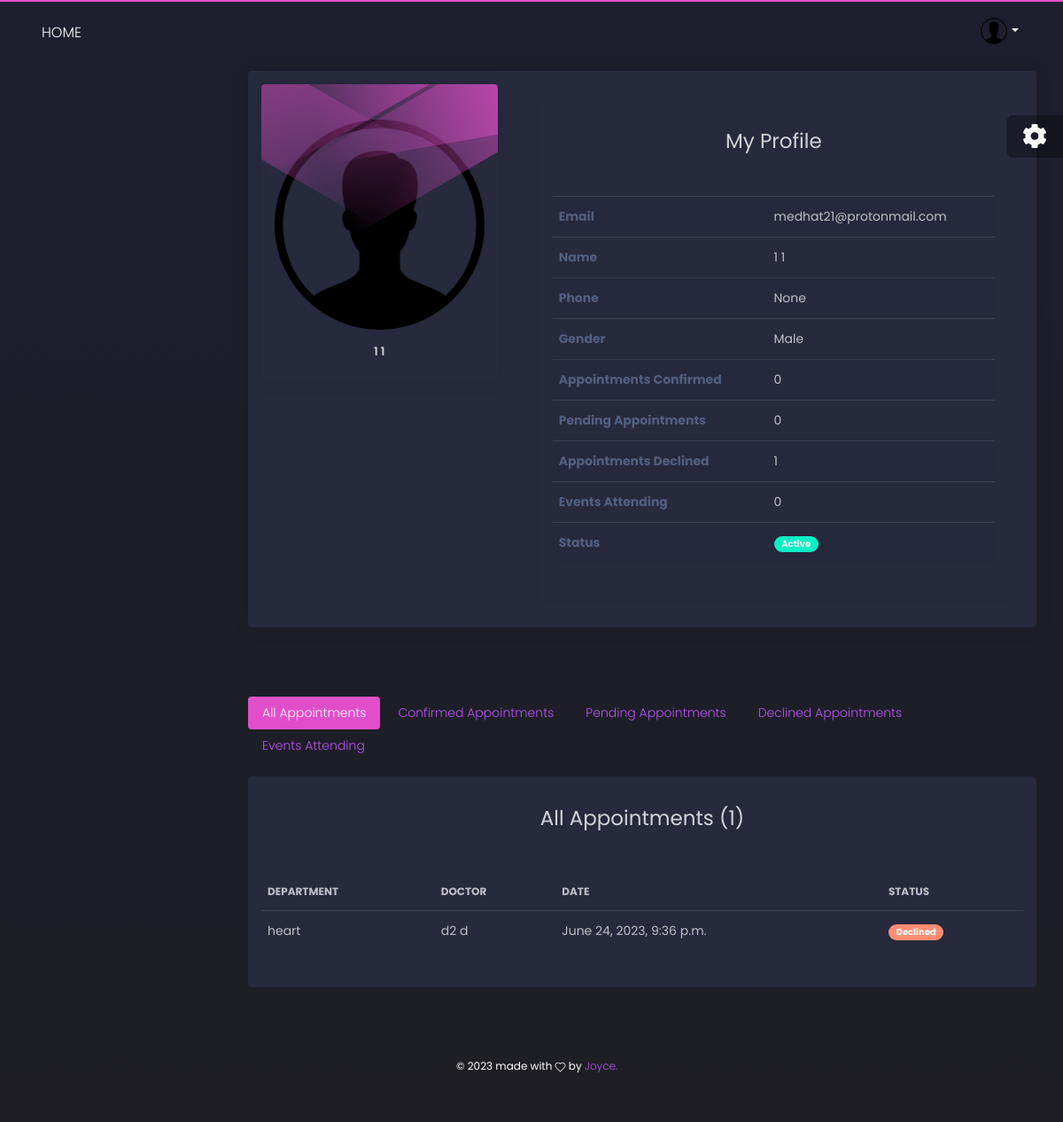
Page /profile/ (signed in) on the earlier database version.
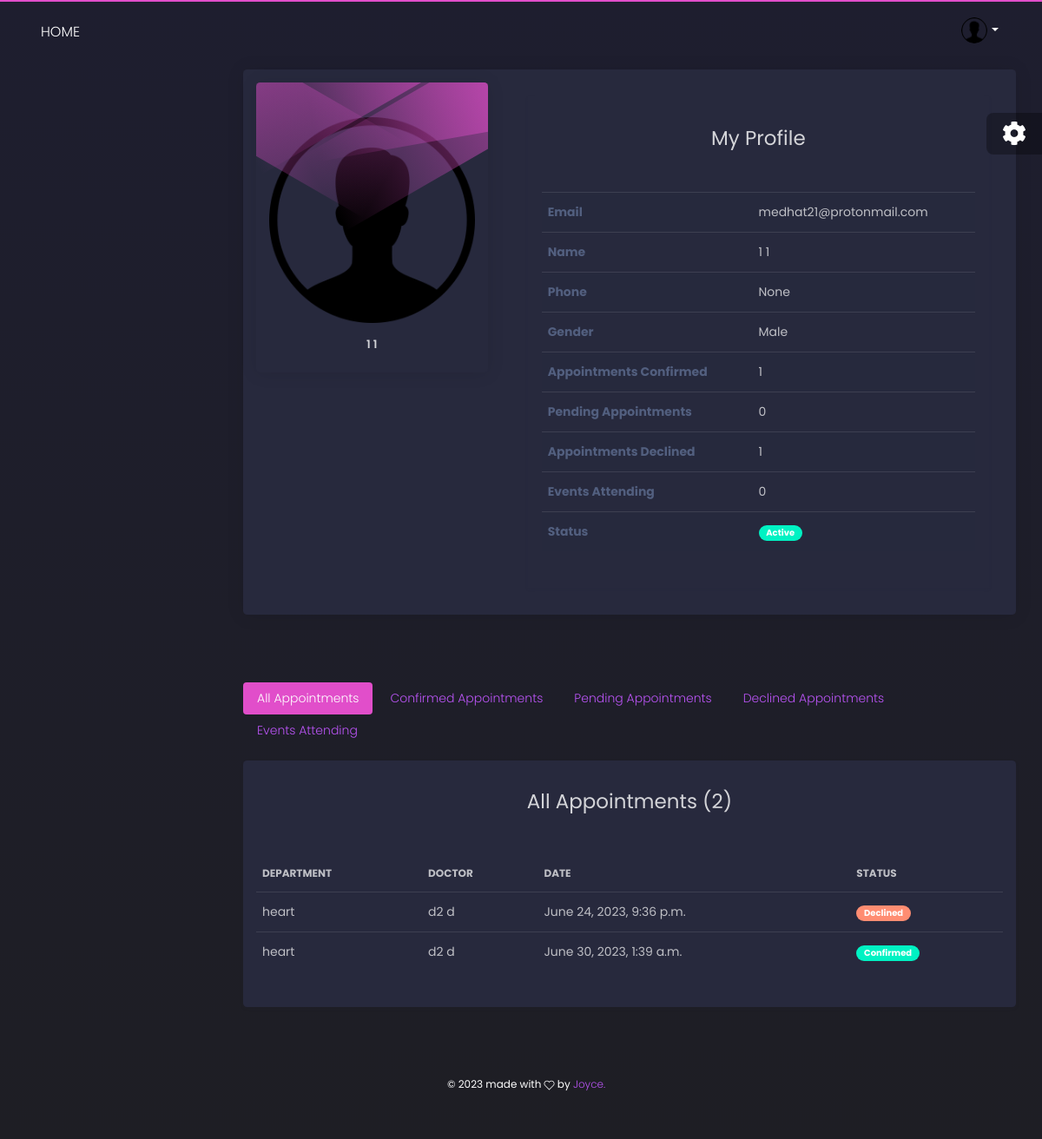
Same page on the later database version.
### users/models.py (models this page shows, shortened)
class UserAccount(AbstractUser):
    email = models.EmailField(unique=True)
    first_name = models.CharField(max_length=50)
    last_name = models.CharField(max_length=50)
    photo = models.ImageField(upload_to='users/profile-photos/', null=True)
    phone_number = models.CharField(max_length=50, null=True, blank=True)
    role = models.CharField(max_length=30,choices=ROLE_CHOICES,default='admin')
    gender = models.CharField(max_length=20, choices=GENDER_CHOICES, default='male')
    date_of_birth = models.DateField(null=True, blank=True)
    staff_id = models.CharField(max_length=50, null=True, blank=True)
    id_no = models.PositiveIntegerField(null=True, blank=True)
    specializations = models.ManyToManyField(Specialization, related_name='doctors', blank=True)
    is_available = models.BooleanField(default=True)
    department = models.ForeignKey(Department, on_delete=models.CASCADE, null=True, blank=True, related_name='users')
    bio = models.TextField(default='Aut maiores voluptates amet et quis praesentium qui senda para')
    USERNAME_FIELD = 'email'
    REQUIRED_FIELDS = ['first_name', 'last_name',]
    objects = UserAccountManager()

class CommonInfo(models.Model):
    created_at = models.DateTimeField(auto_now_add=True)
    last_update = models.DateTimeField(auto_now=True)
    class Meta:
        abstract = True

class Department(CommonInfo):
    name = models.CharField(max_length=254)
    description = models.TextField()
    cover_photo = models.ImageField(upload_to="departments/cover_photos/")
    created_at = models.DateTimeField(auto_now_add=True)
    last_update = models.DateTimeField(auto_now=True)
    class Meta:
        ordering = ('name',)

### core/models.py (models this page shows, shortened)
class CommonInfo(models.Model):
    created_at = models.DateTimeField(auto_now_add=True)
    last_update = models.DateTimeField(auto_now=True)
    class Meta:
        abstract = True

class Appointment(CommonInfo):
    department = models.ForeignKey(Department, on_delete=models.CASCADE, related_name='appointments', null=True, blank=True)
    doctor = models.ForeignKey(User, on_delete=models.CASCADE, limit_choices_to={'role': 'doctor'}, related_name='appointments_requested', blank=True, null=True)
    patient = models.ForeignKey(User, on_delete=models.CASCADE, related_name='appointments_made', null=True, blank=True)
    date = models.DateTimeField()
    name = models.CharField(max_length=255, null=True, blank=True)
    phone = models.CharField(max_length=255, null=True, blank=True)
    email = models.EmailField(max_length=255, null=True, blank=True)
    message = models.TextField(default='-')
    status = models.CharField(max_length=15, choices=STATUS_CHOICES, default='pending')
    confirmed_by = models.ForeignKey(User, on_delete=models.CASCADE, related_name='appointments_confirmed', blank=True, null=True)
    class Meta:
        unique_together = ('doctor', 'date', )

### home/views.py (the view)
# urls.py: path('profile/',UserProfilePage.as_view(), name='my_profile'),
class UserProfilePage(LoginRequiredMixin, TemplateView):
    template_name = 'main/profile.html'
    model = User
    def get_context_data(self, **kwargs):
        user = self.request.user
        context = super().get_context_data(**kwargs)
        context['user'] = user
        context["all_appointments"] = Appointment.objects.filter(
            patient=user)
        context["pending_appointments"] = Appointment.objects.filter(
            patient=user, status='pending')
        context["confirmed_appointments"] = Appointment.objects.filter(
            patient=user, status='confirmed')
        context["declined_appointments"] = Appointment.objects.filter(
            patient=user, status='declined')
        context["events_attending"] = user.events_attending.all().order_by('-pk')
        return context

### templates/main/profile.html (shortened to what this page needs)
{% extends 'dashboard/base.html' %}
{% load static %}
{% block content %}
<div class="row">
    <div class="col-md-12">
        <div class="card">
            <div class="card-body">
                <div class="row">
                    <div class="col-md-4">
                        <div class="card card-user">
                            <div class="card-body">
                                <p class="card-text">
                                <div class="author">
                                    <div class="block block-two"></div>
                                    <div class="block block-three"></div>
                                    <div class="block block-four"></div>
                                    <a href="javascript:void(0)">
                                        <div class="mb-3">
                                            {% if not user.photo %}
                                            <img src="{% static 'dashboard/img/user_icon.png' %}" alt="{{ user.get_full_name }}">
                                            {% else %}
                                            <img src="{{ user.photo.url }}" alt="{{ user.get_full_name }}"
                                                class="rounded-circle">
                                            {% endif %}
                                        </div>
                                        <h5 class="title">{{ user.get_full_name }}</h5>
                                    </a>
                                </div>
                                </p>
                            </div>
                        </div>
                    </div>
                    <div class="col-md-8">
                        <div class="m-3 p-3 shadow-sm">
                            <h3 class="text-center py-3">My Profile</h3>
                            <div class="table-responsive">
                                <table class="table table-striped">
                                    <tbody>
                                        <tr>
                                            <th>Email</th>
                                            <td>{{ user.email }}</td>
                                        </tr>
                                        <tr>
                                            <th>Name</th>
                                            <td>{{ user.get_full_name }}</td>
                                        </tr>
                                        <tr>
                                            <th>Phone</th>
                                            <td>{{ user.phone_number }}</td>
                                        </tr>
                                        <tr>
                                            <th>Gender</th>
                                            <td>{{ user.gender }}</td>
                                        </tr>
                                        {% if user.role == 'patient' %}
                                        <tr>
                                            <th>Appointments Confirmed</th>
                                            <td>{{ confirmed_appointments.count }}</td>
                                        </tr>
                                        <tr>
                                            <th>Pending Appointments</th>
                                            <td>{{ pending_appointments.count }}</td>
                                        </tr>
                                        <tr>
                                            <th>Appointments Declined</th>
                                            <td>{{ declined_appointments.count }}</td>
                                        </tr>
                                        {% endif %}
                                        <tr>
                                            <th>Events Attending</th>
                                            <td>{{ events_attending.count }}</td>
                                        </tr>
                                        <tr>
                                            <th>Status</th>
                                            <td>
                                                {% if user.is_active %}
                                                <span class="badge badge-pill badge-success">Active</span>
                                                {% else %}
                                                <span class="badge badge-pill badge-danger">Suspended</span>
                                                {% endif %}
                                            </td>
                                        </tr>
                                    </tbody>
                                </table>
                            </div>
                        </div>
                    </div>
                </div>
            </div>
        </div>
    </div>
</div>
{% if request.user.role == 'patient' %}
<div class="row mt-4">
  <div class="col-md-12  mt-4">
    {% include 'partials/nav-pills/doctors.html' %}
  </div>
  <div class="col-12">
    <div class="row tab-content">
      <div class="col-md-12 mb-4 tab-pane fade show active" id="pills-all" role="tabpanel"
        aria-labelledby="pills-all-tab">
        <div class="card shadow-sm">
            <div class="card-body">
                <h3 class="text-center py-3">All Appointments ({{all_appointments.count}})</h3>
                <div class="table-responsive">
                 <table class="table tablesorter " id="">
                    <thead class=" text-primary">
                      <tr>
                            <th>Department</th>
                            <th>Doctor</th>
                            <th>Date</th>
                            <th>Status</th>
                      </tr>
                    </thead>
                    <tbody>
                      {% for appointment in all_appointments %}
                        <tr>
                            <td> {{ appointment.department.name}}</td>
                            <td> {{ appointment.doctor.get_full_name }}</td>
                            <td> {{ appointment.date }}</td>
                            {% if appointment.status == 'confirmed' %}
                            <td>
                                <span class="badge badge-pill badge-success">Confirmed</span>
                            </td>
                            {% elif appointment.status == 'pending' %}
                            <td>
                                <span class="badge badge-pill badge-info">Pending</span>
                            </td>
                            {% elif appointment.status == 'declined' %}
                            <td>
                                <span class="badge badge-pill badge-warning">Declined</span>
                            </td>
                            {% endif %}
                        </tr>
                        {% empty %}
                            <tr class="text-center">
                                <td colspan="10">No Requested Appointments Yet</td>
                            </tr>
                        {% endfor %}
                    </tbody>
                  </table>
                </div>
            </div>
        </div>
      </div>
  </div>
</div>
{% endif %}
{% endblock %}

### templates/dashboard/base.html (shortened to what this page needs)
{% load static %}
<!DOCTYPE html>
<html lang="en">
<head>
    <link href="https://use.fontawesome.com/releases/v5.0.6/css/all.css" rel="stylesheet">
    <link href="{% static 'dashboard/css/nucleo-icons.css' %}" rel="stylesheet" />
    <link href="{% static 'dashboard/css/black-dashboard.css' %}" rel="stylesheet" />
    <link href="{% static 'dashboard/demo/demo.css' %}" rel="stylesheet" />
</head>
<body>
    <div class="wrapper">
        <div class="main-panel">
            {% include 'dashboard/header.html' %}
            <div class="content">
                    {% block content %}{% endblock %}
                <footer class="footer">
                    <div class="container-fluid">
                        <div class="copyright">
                            ©
                             made with <i class="tim-icons icon-heart-2"></i> by
                            <a href="javascript:void(0)" target="_blank">Joyce. </a>
                        </div>
                    </div>
                </footer>
            </div>
        </div>
    </div>
    <div class="fixed-plugin">
        <div class="dropdown show-dropdown">
          <a href="#" data-toggle="dropdown">
            <i class="fa fa-cog fa-2x"> </i>
          </a>
        </div>
      </div>
</body>
</html>

### templates/dashboard/header.html (shortened to what this page needs)
 {% load static %}
 <nav class="navbar navbar-expand-lg navbar-absolute navbar-transparent">
        <div class="container-fluid">
          <div class="navbar-wrapper">
            <a class="navbar-brand" href="{% url 'home:homepage' %}">Home
            </a>
          </div>
          <div class="collapse navbar-collapse" id="navigation">
            <ul class="navbar-nav ml-auto">
              <li class="dropdown nav-item">
                <a href="#" class="dropdown-toggle nav-link" data-toggle="dropdown">
                  <div class="photo">
                    {% if request.user.is_anonymous or not request.user.photo %}
                    <img src="{% static 'dashboard/img/user_icon.png' %}" alt="Profile Photo">
                    {% else %}
                    <img src="{{ request.user.photo.url }}" alt="{{request.user.first_name}}">
                    {% endif %}
                  </div>
                  <b class="caret d-none d-lg-block d-xl-block"></b>
                </a>
              </li>
            </ul>
          </div>
        </div>
      </nav>

### templates/partials/nav-pills/doctors.html
<ul class="nav nav-pills mb-3" id="pills-tab" role="tablist">
  <li class="nav-item mr-1">
    <a class="nav-link active" id="pills-all-tab" data-toggle="pill" href="#pills-all" role="tab" aria-controls="pills-all" aria-selected="true">All Appointments</a>
  </li>
  <li class="nav-item mr-1">
    <a class="nav-link" id="pills-confirmed-tab" data-toggle="pill" href="#pills-confirmed" role="tab" aria-controls="pills-confirmed" aria-selected="false">Confirmed Appointments</a>
  </li>
  <li class="nav-item mr-1">
    <a class="nav-link" id="pills-pending-tab" data-toggle="pill" href="#pills-pending" role="tab" aria-controls="pills-pending" aria-selected="false">Pending Appointments</a>
  </li>
  <li class="nav-item mr-1">
    <a class="nav-link" id="pills-declined-tab" data-toggle="pill" href="#pills-declined" role="tab" aria-controls="pills-declined" aria-selected="false">Declined Appointments</a>
  </li>
  <li class="nav-item mr-1">
    <a class="nav-link" id="pills-events-tab" data-toggle="pill" href="#pills-events" role="tab" aria-controls="pills-events" aria-selected="false">Events Attending</a>
  </li>
</ul>

Differences in the rows shown:
added Appointment: department.name "heart", doctor.get_full_name "d2 d", date "June 30, 2023, 1:39 a.m.", status "Confirmed"
Other differences:
{{ confirmed_appointments.count }}: "0" → "1"
{{ all_appointments.count }}: "1" → "2"
